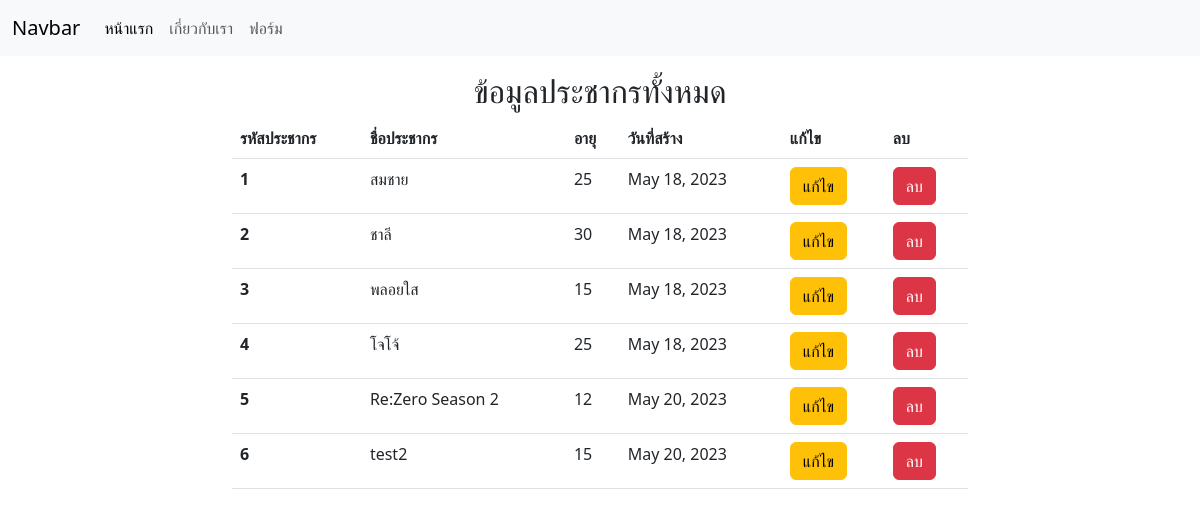
Before: / with the older database file.
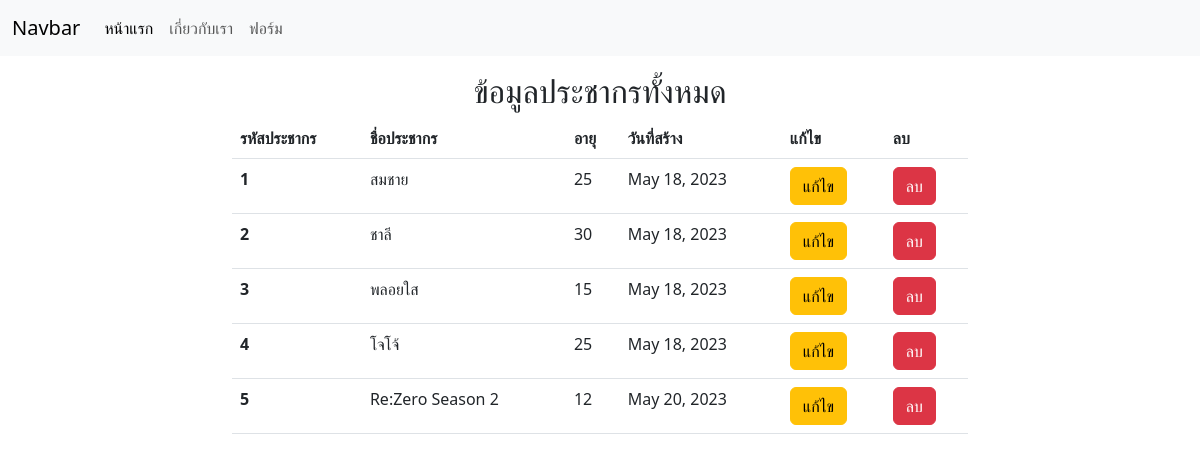
After: the same page with the newer database file.
### myapp/models.py (models this page shows, shortened)
class Person(models.Model):
    name = models.CharField(max_length=100)
    age = models.IntegerField()
    date = models.DateField(auto_now_add=True)

### myapp/views.py (the view)
# urls.py: path('', views.index),
def index(request):
    all_person = Person.objects.all()
    return render(request, 'index.html', {"all_person": all_person})

### myapp/templates/index.html (shortened to what this page needs)
{% extends 'base.html' %}
{% block content %}
<h2 class="text-center">ข้อมูลประชากรทั้งหมด</h2>
<table class="table">
  <thead>
    <tr>
      <th scope="col">รหัสประชากร</th>
      <th scope="col">ชื่อประชากร</th>
      <th scope="col">อายุ</th>
      <th scope="col">วันที่สร้าง</th>
      <th scope="col">แก้ไข</th>
      <th scope="col">ลบ</th>
    </tr>
  </thead>
  <tbody>
    {% for person in all_person %}
      <tr>
        <th scope="row">{{ person.id }}</th>
        <td>{{ person.name }}</td>
        <td>{{ person.age }}</td>
        <td>{{ person.date }}</td>
        <td><a href="/edit/{{ person.id }}" class="btn btn-warning">แก้ไข</a></td>
        <td><a href="/delete/{{ person.id }}" class="btn btn-danger" onclick="return confirm('ต้องการลบข้อมูล {{ person.name }} หรือไม่?')">ลบ</a></td>
      </tr>
    {% endfor %}
  </tbody>
</table>
{% endblock %}

### myapp/templates/base.html (shortened to what this page needs)
<!DOCTYPE html>
<html lang="en">
<head>
  <link href="https://cdn.jsdelivr.net/npm/bootstrap@5.3.0-alpha3/dist/css/bootstrap.min.css" rel="stylesheet">
</head>
<body>
  <nav class="navbar navbar-expand-lg bg-body-tertiary">
    <div class="container-fluid">
      <a class="navbar-brand" href="#">Navbar</a>
      <div class="collapse navbar-collapse" id="navbarSupportedContent">
        <ul class="navbar-nav me-auto mb-2 mb-lg-0">
          <li class="nav-item">
            <a class="nav-link active" aria-current="page" href="/">หน้าแรก</a>
          </li>
          <li class="nav-item">
            <a class="nav-link" href="/about">เกี่ยวกับเรา</a>
          </li>
          <li class="nav-item">
            <a class="nav-link" href="/form">ฟอร์ม</a>
          </li>
        </ul>
      </div>
    </div>
  </nav>
  <div class="container mt-3">
    <div class="row">
      <div class="col-md-2"></div>
      <div class="col-md-8">
        {% block content %}
        {% endblock %}
      </div>
      <div class="col-md-2"></div>
    </div>
  </div>
</body>
</html>

Changed rows visible on the page:
removed Person: id "6", name "test2", age "15", date "May 20, 2023"
